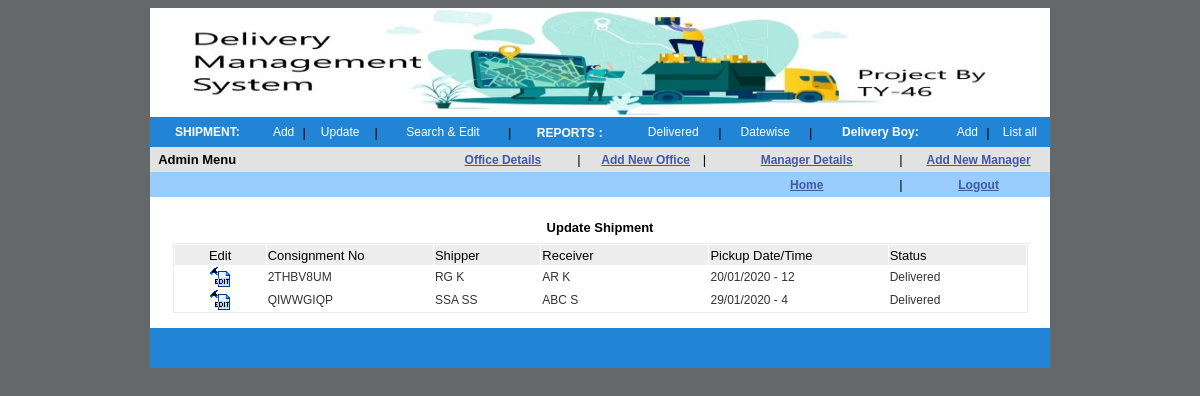
The app's page /delivered-list.php (signed in) with its own data.
### tables this page shows
CREATE TABLE `tbl_courier` (
  `cid` int(10) NOT NULL,
  `cons_no` varchar(20) NOT NULL,
  `ship_name` varchar(100) NOT NULL,
  `phone` varchar(12) NOT NULL,
  `s_add` varchar(200) NOT NULL,
  `rev_name` varchar(100) NOT NULL,
  `r_phone` varchar(12) NOT NULL,
  `r_add` varchar(200) NOT NULL,
  `type` varchar(40) NOT NULL,
  `weight` double NOT NULL,
  `invice_no` varchar(20) NOT NULL,
  `qty` int(10) NOT NULL,
  `book_mode` varchar(20) NOT NULL,
  `freight` double NOT NULL,
  `mode` varchar(20) NOT NULL,
  `pick_date` varchar(20) NOT NULL,
  `pick_time` varchar(10) NOT NULL,
  `status` varchar(20) NOT NULL,
  `comments` varchar(250) NOT NULL,
  `book_date` date NOT NULL,
  `delivery_boy_name` text NOT NULL
);

### delivered-list.php (the view, shortened to what this page needs)
<?php
require_once 'library.php';
$sql = "SELECT cid, cons_no, ship_name, rev_name, pick_date, pick_time, status
		FROM tbl_courier
		WHERE status = 'Delivered'
		ORDER BY cid DESC
		LIMIT 0, 20";
$result = mysqli_query($dbConn, $sql);
?>
<!DOCTYPE html PUBLIC "-//W3C//DTD HTML 4.01 Transitional//EN" "http://www.w3.org/TR/html4/loose.dtd">
<html>
<head>
    <link href="css/mystyle.css" rel="stylesheet" type="text/css">
    <link href="css/style.css" rel="stylesheet" type="text/css">
</head>
<body>
    <table border="0" cellpadding="0" cellspacing="0" align="center" width="900">
        <tbody>
            <tr>
                <td width="900">
                    <?php require "header.php";
?>
                </td>
            </tr>
            <tr>
                <td bgcolor="#FFFFFF">
                    <table border="0" align="center" width="80%">
                        <tbody>
                            <tr>
                                <td class="LargeBlue" bgcolor="#FFFFFF" align="left">&nbsp;</td>
                            </tr>
                            <tr>
                                <td class="LargeBlue" bgcolor="#FFFFFF" align="left">
                                    <div class="Partext1" align="center"><strong>Update Shipment </strong></div>
                                </td>
                            </tr>
                        </tbody>
                    </table>
                    <table border="0" cellpadding="1" cellspacing="1" align="center" width="95%">
                        <tbody>
                            <tr>
                                <td>
                                </td>
                            </tr>
                        </tbody>
                    </table>
                    <table class="blackbox" border="0" cellpadding="1" cellspacing="1" align="center" width="95%">
                        <tbody>
                            <tr class="BoldRED" bgcolor="#FFFFFF" style="height:20px;">
                                <td class="newtext" bgcolor="#EDEDED" width="6%">
                                    <div align="center">Edit</div>
                                </td>
                                <td class="newtext" bgcolor="#EDEDED" width="10%">Consignment No </td>
                                <td class="newtext" bgcolor="#EDEDED" width="7%">Shipper</td>
                                <td class="newtext" bgcolor="#EDEDED" width="11%">Receiver</td>
                                <td class="newtext" bgcolor="#EDEDED" width="11%">Pickup Date/Time</td>
                                <td class="newtext" bgcolor="#EDEDED" width="9%">Status</td>
                            </tr>
                            <?php
    while ($data = mysqli_fetch_array($result)) {
        extract($data); ?>
                            <tr onMouseOver="this.bgColor='gold';" onMouseOut="this.bgColor='#FFFFFF';" bgcolor="#FFFFFF">
                                <td class="gentxt" align="center">
                                    <a href="edit-courier.php?cid=<?php echo $cid; ?>">
                                        <img src="images/edit_icon.gif" border="0" height="20" width="20"></a>
                                </td>
                                <td class="gentxt"><?php echo $cons_no; ?></td>
                                <td class="gentxt"><?php echo $ship_name; ?></td>
                                <td class="gentxt"><?php echo $rev_name; ?></td>
                                <td class="gentxt"><?php echo $pick_date; ?> - <?php echo $pick_time; ?></td>
                                <td class="gentxt"><?php echo $status; ?></td>
                            </tr>
                            <?php
    }
    ?>
                        </tbody>
                    </table>
                    <br>
                </td>
            </tr>
            <tr>
                <td>
                    <table border="0" cellpadding="0" cellspacing="0" align="center" width="900">
                        <tbody>
                            <tr>
                                <td bgcolor="#2284d5" height="40" width="476">&nbsp;</td>
                                <td bgcolor="#2284d5" width="304">
                                </td>
                            </tr>
                        </tbody>
                    </table>
                </td>
            </tr>
        </tbody>
    </table>
</body>
</html>

### css/mystyle.css (style rules this page uses)
.blackbox { border: 1px solid #EBEBEB; padding: 0px; }
body { font-family: Helvetica, Helvetica, Helvetica, Helvetica; font-size: 13px; background-color: #64686B; }
.gentxt { FONT-SIZE: 12px; TEXT-TRANSFORM: none; COLOR: #333333; FONT-STYLE: normal; FONT-FAMILY: Verdana, Arial; TEXT-DECORATION: none }
.newtext { font-family: Helvetica, Helvetica, Helvetica; font-size: 13px; color: #000000; }
.Partext1 { FONT-SIZE: 13px; LINE-HEIGHT: 17px; FONT-FAMILY: Helvetica, Helvetica, Helvetica; }

### header.php (style rules this page uses)
td { white-space: nowrap; }

### records on screen
tbl_courier: cons_no "2THBV8UM", ship_name "RG K", rev_name "AR K", pick_date "20/01/2020", pick_time "12", status "Delivered"
tbl_courier: cons_no "QIWWGIQP", ship_name "SSA SS", rev_name "ABC S", pick_date "29/01/2020", pick_time "4", status "Delivered"
